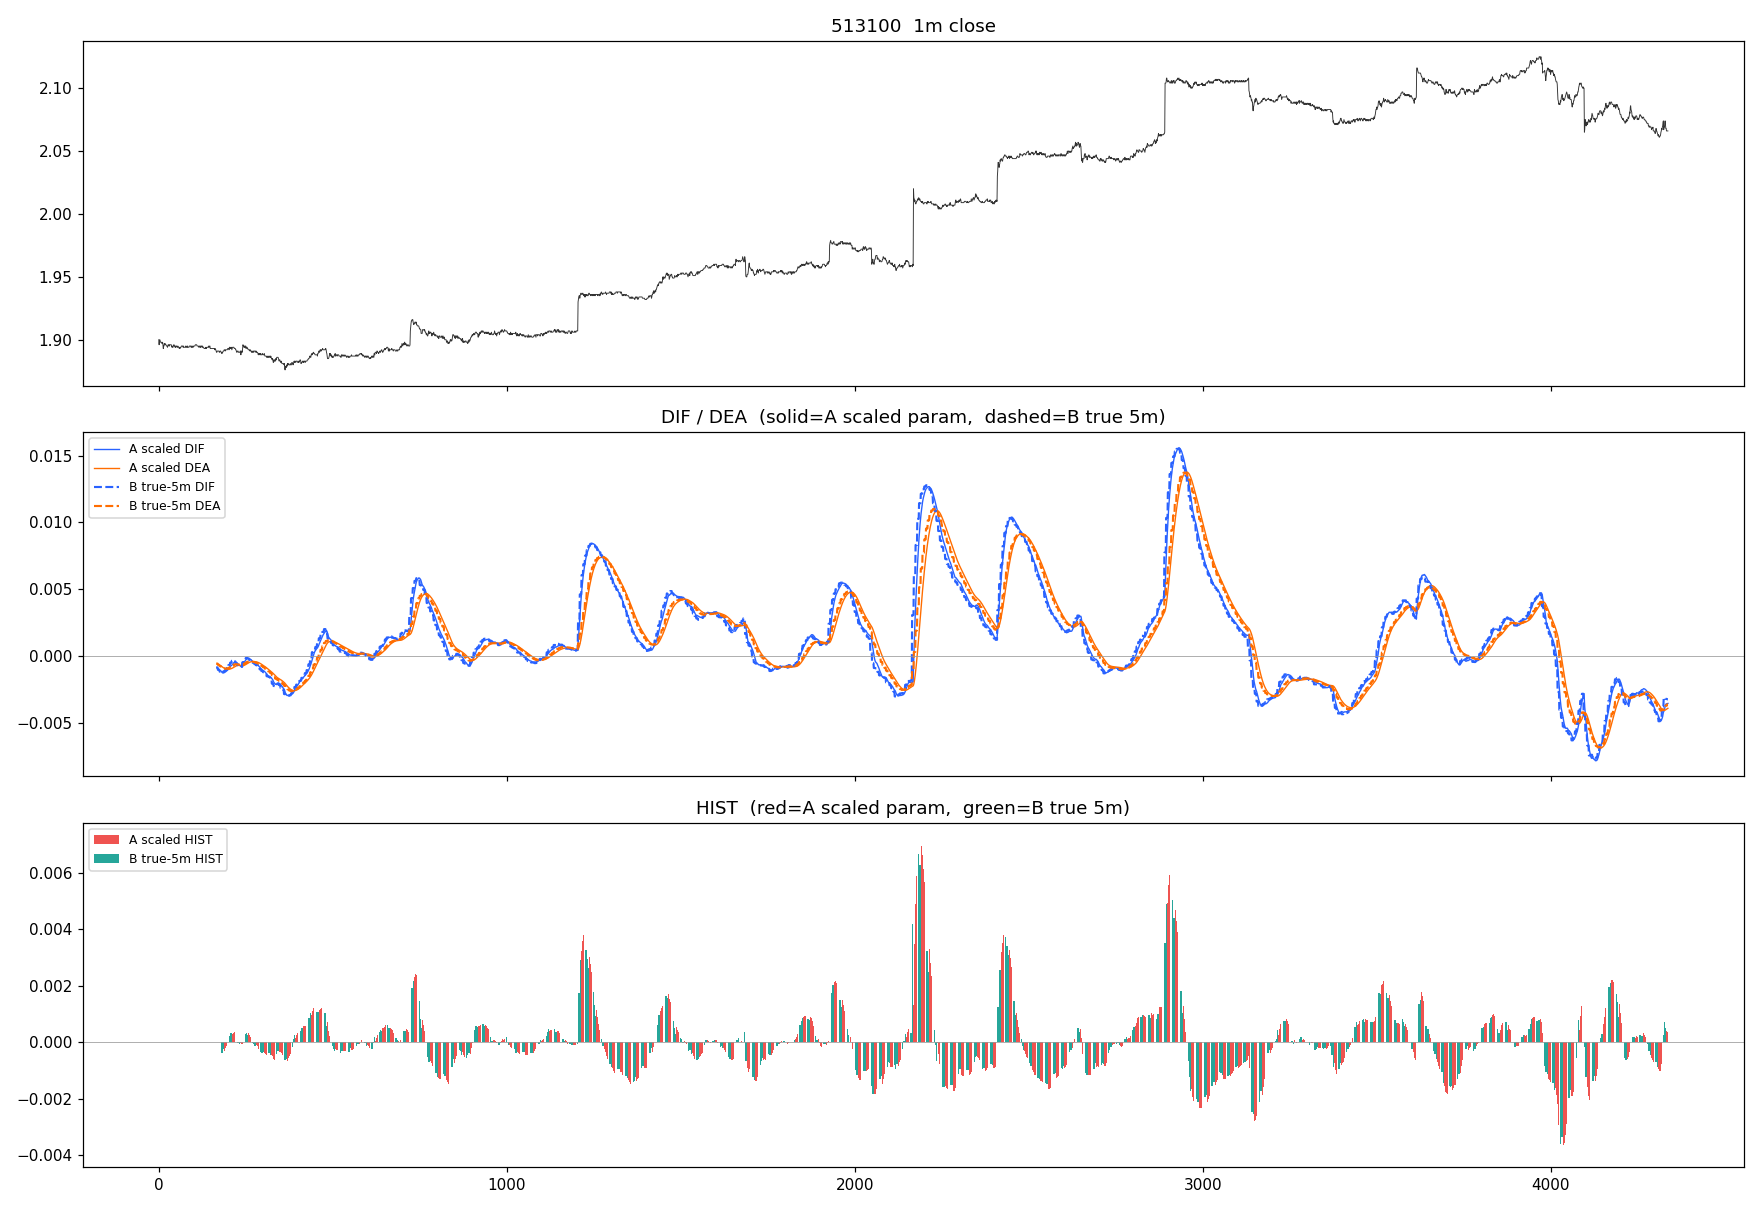

The script that saved this image:
# -*- coding: utf-8 -*-
"""对比 MACD_HTF 的两种算法:参数缩放 vs 真高周期重采样。

- 方案A(现状):在 1m close 上用 fast=12*5, slow=26*5, signal=9*5 跑 MACD。
- 方案B(真高周期):把 1m 重采样成 5m OHLC,在 5m close 上跑 MACD(12,26,9),
  再 forward-fill 回 1m 时间轴。
"""
import matplotlib
matplotlib.use("Agg")
import matplotlib.pyplot as plt
import numpy as np
import pandas as pd
import talib

RATIO = 5  # 1m -> 5m

df = pd.read_parquet("tests/fixtures/klines/a_SH_513100_1m.parquet")
df = df.reset_index(drop=True)
closes = df["close"].to_numpy(dtype=float)
n = len(closes)

# ---- 方案A:参数缩放 ----
a_dif, a_dea, a_hist = talib.MACD(
    closes, fastperiod=12 * RATIO, slowperiod=26 * RATIO, signalperiod=9 * RATIO
)

# ---- 方案B:真 5m 重采样 ----
g = df.copy()
g["bucket"] = np.arange(n) // RATIO  # 每 5 根 1m 合成 1 根 5m
agg = g.groupby("bucket").agg(
    open=("open", "first"),
    high=("high", "max"),
    low=("low", "min"),
    close=("close", "last"),
)
htf_close = agg["close"].to_numpy(dtype=float)
b_dif_htf, b_dea_htf, b_hist_htf = talib.MACD(
    htf_close, fastperiod=12, slowperiod=26, signalperiod=9
)
# forward-fill 回 1m 时间轴:第 i 根 1m 属于 bucket i//RATIO
bucket_idx = np.arange(n) // RATIO
b_dif = b_dif_htf[bucket_idx]
b_dea = b_dea_htf[bucket_idx]
b_hist = b_hist_htf[bucket_idx]

# ---- 统计差异 ----
mask = ~(np.isnan(a_hist) | np.isnan(b_hist))
diff = a_hist[mask] - b_hist[mask]
print(f"bar 数: {n}")
print(f"有效对比点: {mask.sum()}")
print(f"hist 差异  mean|d|={np.mean(np.abs(diff)):.6f}  max|d|={np.max(np.abs(diff)):.6f}")
b_range = np.nanmax(b_hist) - np.nanmin(b_hist)
print(f"真高周期 hist 量程: {b_range:.6f}  ->  平均相对误差 {np.mean(np.abs(diff))/b_range*100:.1f}%")
# 符号一致率(柱子红绿是否一致)
sign_agree = np.mean(np.sign(a_hist[mask]) == np.sign(b_hist[mask]))
print(f"hist 符号(红/绿)一致率: {sign_agree*100:.1f}%")

# ---- 画图 ----
x = np.arange(n)
fig, axes = plt.subplots(3, 1, figsize=(16, 11), sharex=True)

axes[0].plot(x, closes, color="#333", lw=0.6)
axes[0].set_title("513100  1m close")

axes[1].plot(x, a_dif, label="A scaled DIF", color="#2962FF", lw=0.9)
axes[1].plot(x, a_dea, label="A scaled DEA", color="#FF6D00", lw=0.9)
axes[1].plot(x, b_dif, label="B true-5m DIF", color="#2962FF", lw=1.4, ls="--")
axes[1].plot(x, b_dea, label="B true-5m DEA", color="#FF6D00", lw=1.4, ls="--")
axes[1].axhline(0, color="#999", lw=0.5)
axes[1].set_title("DIF / DEA  (solid=A scaled param,  dashed=B true 5m)")
axes[1].legend(loc="upper left", fontsize=8)

axes[2].bar(x - 0.2, a_hist, width=0.4, color="#ef5350", label="A scaled HIST")
axes[2].bar(x + 0.2, b_hist, width=0.4, color="#26a69a", label="B true-5m HIST")
axes[2].axhline(0, color="#999", lw=0.5)
axes[2].set_title("HIST  (red=A scaled param,  green=B true 5m)")
axes[2].legend(loc="upper left", fontsize=8)

plt.tight_layout()
out = "ops/macd_htf_compare.png"
plt.savefig(out, dpi=110)
print(f"saved: {out}")
